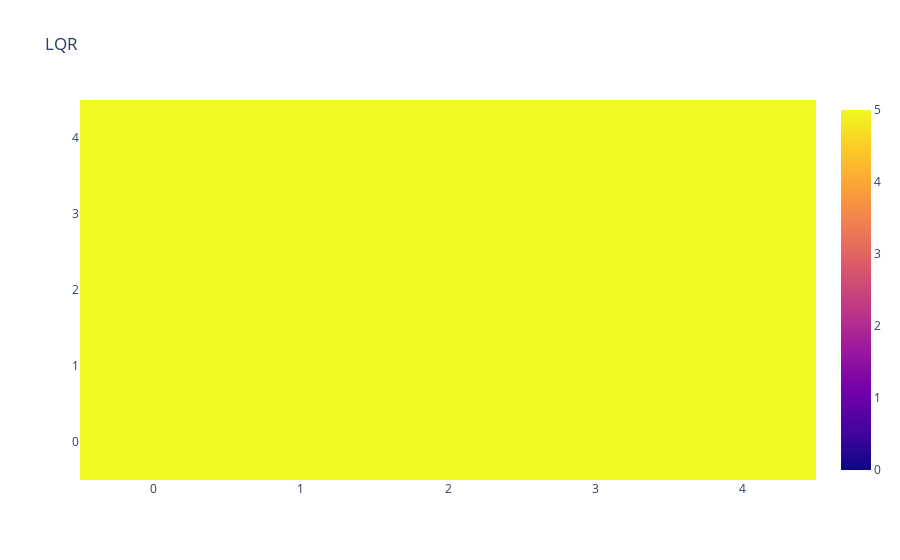
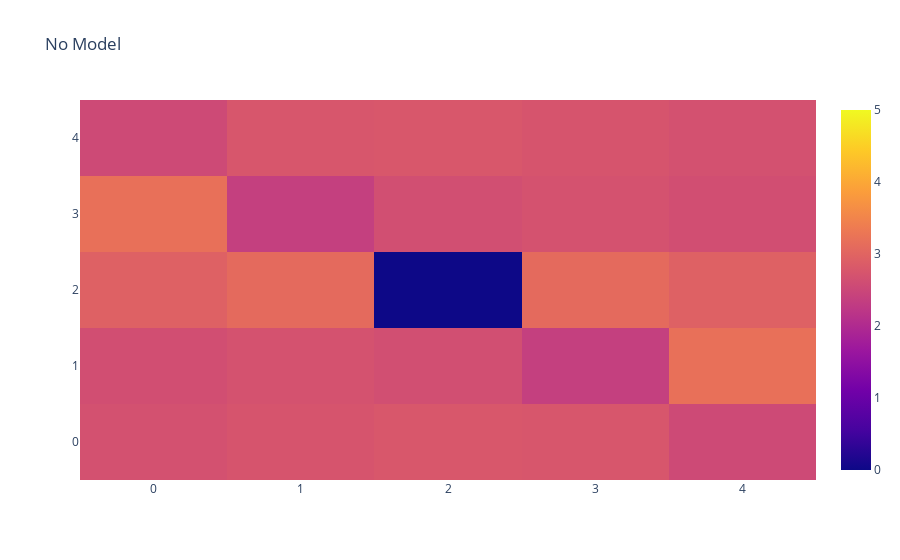
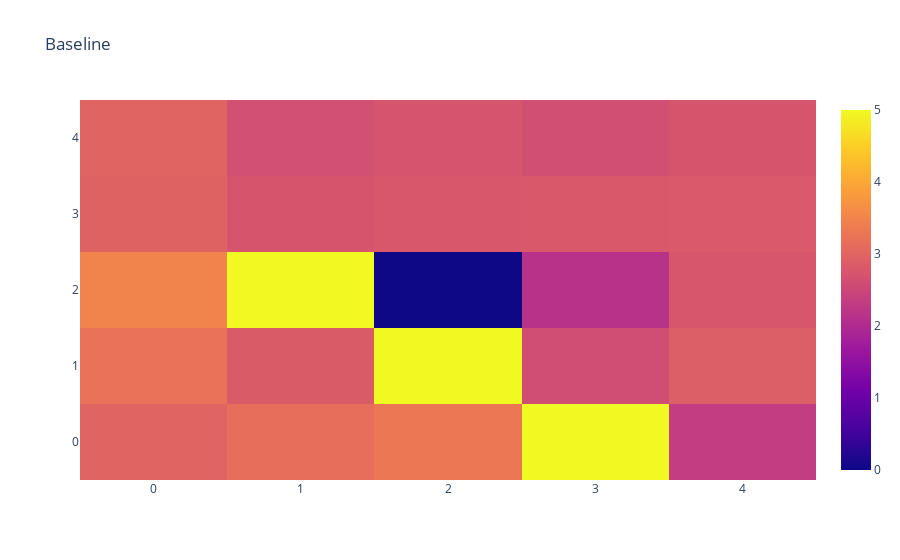

Here is the notebook cell these charts were saved with, in order:
### Code cell
conv_thresh = .1
zmin = 0.
zmax = 5

fig = go.Figure()
fig.add_trace(go.Heatmap(
    z = bench_lqr.detach().numpy(),
    zmin = zmin,
    zmax = zmax,
    ))
fig.update_layout(
    title="LQR",
)
fig.show()

fig = go.Figure()
fig.add_trace(go.Heatmap(
    z = bench_no_model.detach().numpy(),
    zmin = zmin,
    zmax = zmax,
    ))
fig.update_layout(
    title="No Model",
)
fig.show()

fig = go.Figure()
fig.add_trace(go.Heatmap(
    z = bench_baseline.detach().numpy(),
    zmin = zmin,
    zmax = zmax,
    ))
fig.update_layout(
    title="Baseline",
)
fig.show()

fig = go.Figure()
fig.add_trace(go.Heatmap(
    z = bench_adv.detach().numpy(),
    zmin = zmin,
    zmax = zmax,
    ))
fig.update_layout(
    title="Adversarial",
)
fig.show()

fig = go.Figure()
fig.add_trace(go.Heatmap(
    z = torch.Tensor(bench_lqr.detach().numpy() < conv_thresh).type(vf.dtype),
    zmin = 0,
    zmax = 1,
    ))
fig.update_layout(
    title="LQR",
)
fig.show()

fig = go.Figure()
fig.add_trace(go.Heatmap(
    z = torch.Tensor(bench_no_model.detach().numpy() < conv_thresh).type(vf.dtype),
    ))
fig.update_layout(
    title="No Model",
)
fig.show()

fig = go.Figure()
fig.add_trace(go.Heatmap(
    z = torch.Tensor(bench_baseline.detach().numpy() < conv_thresh).type(vf.dtype),
    zmin = 0,
    zmax = 1,
    ))
fig.update_layout(
    title="Baseline",
)
fig.show()

fig = go.Figure()
fig.add_trace(go.Heatmap(
    z = torch.Tensor(bench_adv.detach().numpy() < conv_thresh).type(vf.dtype),
    zmin = 0,
    zmax = 1,
    ))
fig.update_layout(
    title="Adversarial",
)
fig.show()

### Figure 1 — Plotly figure (JSON) as saved in the notebook; plotly's stock layout.template omitted (floating-point values rounded to 4 significant figures)
{"data": [{"type": "heatmap", "z": [[10.39, 13.04, 11.2, 10.58, 10.09], [10.03, 12.81, 11.09, 8.966, 11.69], [10.32, 11.55, 8.218, 11.07, 10.1], [11.8, 10.37, 8.196, 10.6, 10.92], [10.19, 9.257, 10.3, 12.09, 9.128]], "zmax": 5, "zmin": 0}], "layout": {"title": {"text": "LQR"}}}

### Figure 2 — Plotly figure (JSON) as saved in the notebook; plotly's stock layout.template omitted (floating-point values rounded to 4 significant figures)
{"data": [{"type": "heatmap", "z": [[2.675, 2.729, 2.776, 2.757, 2.558], [2.629, 2.691, 2.631, 2.376, 3.194], [2.94, 3.091, 0.001447, 3.091, 2.94], [3.194, 2.376, 2.631, 2.691, 2.629], [2.558, 2.757, 2.776, 2.729, 2.675]], "zmax": 5, "zmin": 0}], "layout": {"title": {"text": "No Model"}}}

### Figure 3 — Plotly figure (JSON) as saved in the notebook; plotly's stock layout.template omitted (floating-point values rounded to 4 significant figures)
{"data": [{"type": "heatmap", "z": [[2.995, 3.15, 3.301, 5.776, 2.318], [3.226, 2.837, 10.7, 2.623, 2.89], [3.494, 15.3, 0.009592, 2.137, 2.756], [2.955, 2.738, 2.783, 2.796, 2.831], [2.984, 2.663, 2.732, 2.636, 2.745]], "zmax": 5, "zmin": 0}], "layout": {"title": {"text": "Baseline"}}}
